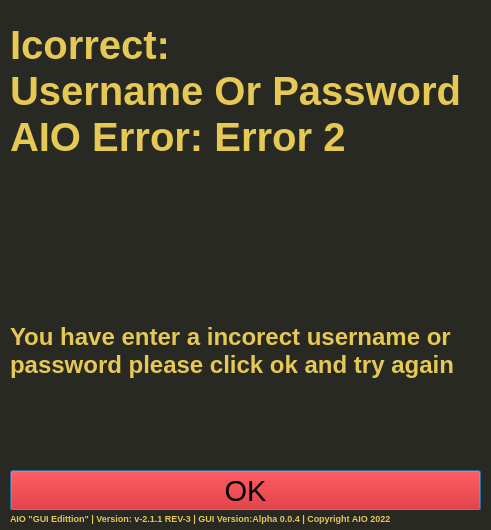
<?xml version="1.0" encoding="UTF-8"?>
<ui version="4.0">
 <class>Dialog</class>
 <widget class="QDialog" name="Dialog">
  <property name="geometry">
   <rect>
    <x>0</x>
    <y>0</y>
    <width>491</width>
    <height>530</height>
   </rect>
  </property>
  <property name="minimumSize">
   <size>
    <width>491</width>
    <height>530</height>
   </size>
  </property>
  <property name="maximumSize">
   <size>
    <width>491</width>
    <height>530</height>
   </size>
  </property>
  <property name="windowTitle">
   <string>AIO | IUOP</string>
  </property>
  <property name="styleSheet">
   <string notr="true">background-color: rgb(40, 41, 35);</string>
  </property>
  <widget class="QLabel" name="label">
   <property name="geometry">
    <rect>
     <x>10</x>
     <y>20</y>
     <width>471</width>
     <height>141</height>
    </rect>
   </property>
   <property name="maximumSize">
    <size>
     <width>491</width>
     <height>530</height>
    </size>
   </property>
   <property name="font">
    <font>
     <pointsize>30</pointsize>
     <weight>75</weight>
     <bold>true</bold>
    </font>
   </property>
   <property name="styleSheet">
    <string notr="true">color: rgb(230, 200, 85);</string>
   </property>
   <property name="text">
    <string>Icorrect:                            Username Or Password                         AIO Error: Error 2</string>
   </property>
   <property name="wordWrap">
    <bool>true</bool>
   </property>
  </widget>
  <widget class="QPushButton" name="Ok">
   <property name="geometry">
    <rect>
     <x>10</x>
     <y>470</y>
     <width>471</width>
     <height>41</height>
    </rect>
   </property>
   <property name="font">
    <font>
     <pointsize>22</pointsize>
    </font>
   </property>
   <property name="styleSheet">
    <string notr="true">background-color: rgb(213, 0, 0);</string>
   </property>
   <property name="text">
    <string>OK</string>
   </property>
  </widget>
  <widget class="QLabel" name="label_2">
   <property name="geometry">
    <rect>
     <x>10</x>
     <y>310</y>
     <width>471</width>
     <height>81</height>
    </rect>
   </property>
   <property name="font">
    <font>
     <pointsize>18</pointsize>
     <weight>75</weight>
     <bold>true</bold>
    </font>
   </property>
   <property name="styleSheet">
    <string notr="true">color: rgb(230, 200, 85);</string>
   </property>
   <property name="text">
    <string>You have enter a incorect username or password please click ok and try again</string>
   </property>
   <property name="wordWrap">
    <bool>true</bool>
   </property>
  </widget>
  <widget class="QLabel" name="label_3">
   <property name="geometry">
    <rect>
     <x>10</x>
     <y>510</y>
     <width>471</width>
     <height>16</height>
    </rect>
   </property>
   <property name="font">
    <font>
     <pointsize>7</pointsize>
     <weight>75</weight>
     <bold>true</bold>
    </font>
   </property>
   <property name="styleSheet">
    <string notr="true">color: rgb(230, 200, 85);</string>
   </property>
   <property name="text">
    <string>AIO &quot;GUI Edittion&quot; | Version: v-2.1.1 REV-3 | GUI Version:Alpha 0.0.4 | Copyright AIO 2022</string>
   </property>
   <property name="wordWrap">
    <bool>true</bool>
   </property>
  </widget>
 </widget>
 <resources>
  <include location="logo.qrc"/>
 </resources>
 <connections/>
</ui>
